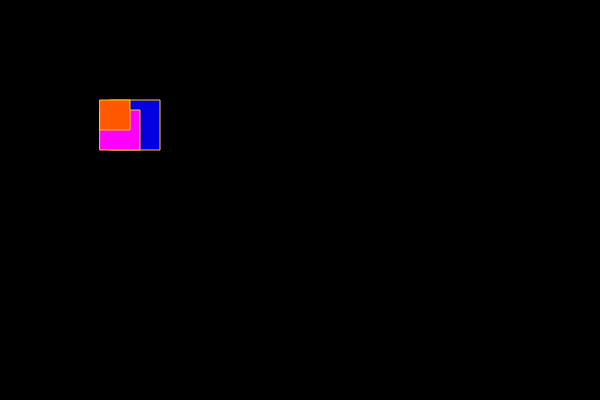
Frame 1 (no input)
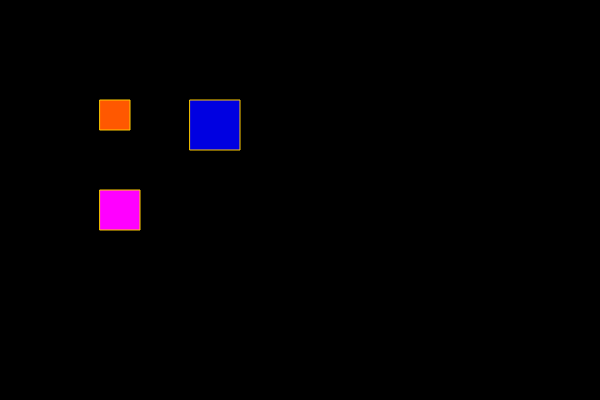
Frame 60 (no input)
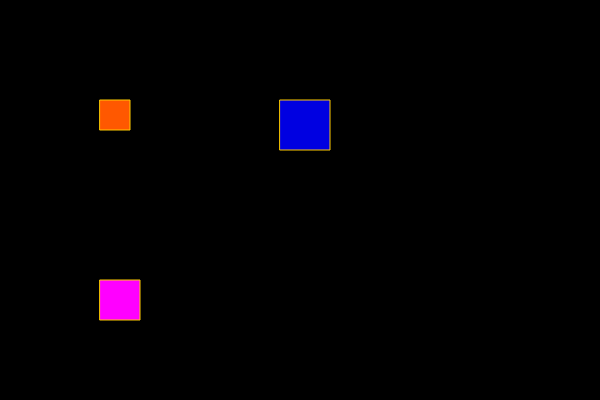
Frame 120 (the mouse pressed at the canvas centre since frame 60)

The p5.js sketch that drew these frames (run headless with seeded random() and noise() and a simulated clock; from frame 60 on, the mouse is pressed at the canvas centre):

// p5.js sketch
// ── sketch.js
var x = 100;


function setup() {
  createCanvas(600,400);
  frameRate(30);

}
function draw(){
  background(0);


  x+=10;
  if(x > width-50){
    x = 50;

  }
stroke(90);
stroke(255,204,0)
//strokeWeight(1);
fill(0,0,225);
// rectMode(CENTER);
rect(x,100,50,50);
fill(255,0,255);
rect(100,x,40,40);
fill(255,88,0)
rect(100,100,30,30);
}
